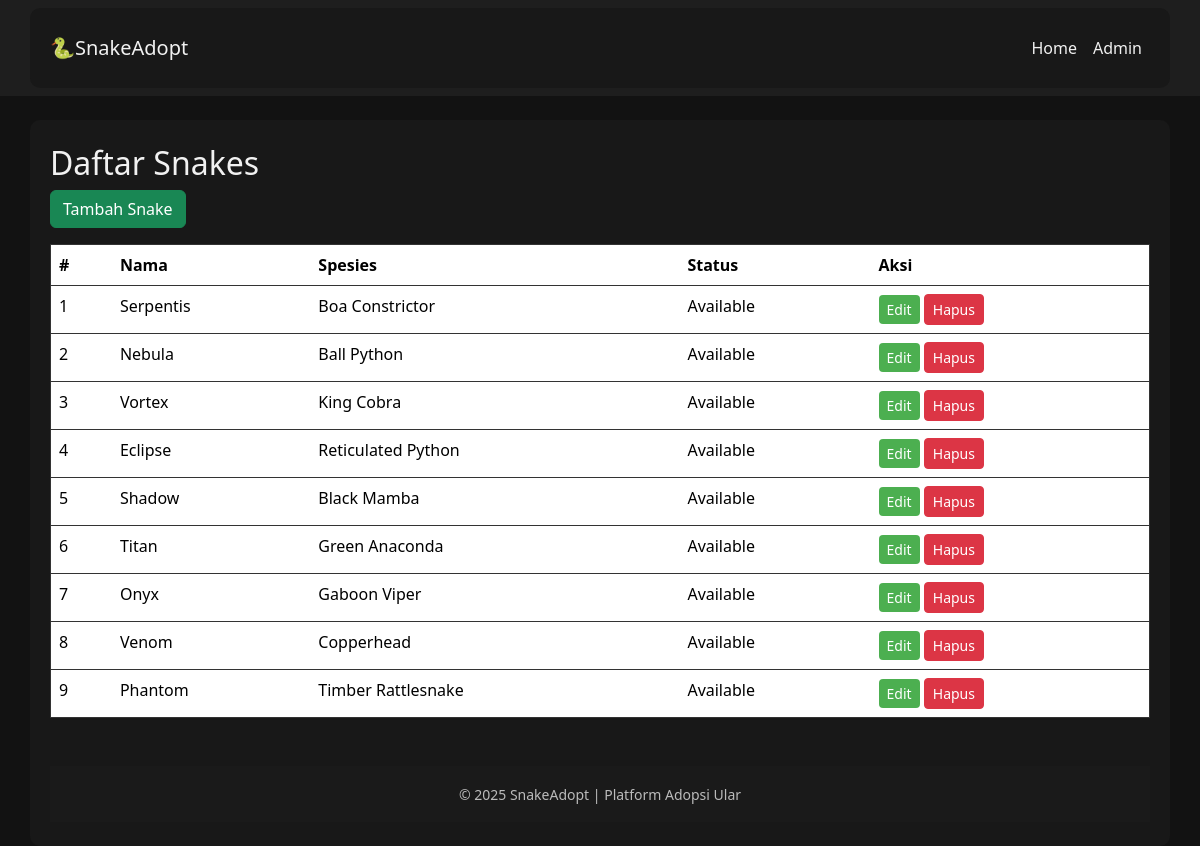
The app's page /snake-adopt/admin/snakes_list.php (signed in) with its own data.
### tables this page shows
CREATE TABLE snakes (
  id INT AUTO_INCREMENT PRIMARY KEY,
  name VARCHAR(100) NOT NULL,
  species VARCHAR(50) NOT NULL,
  age VARCHAR(50),
  gender ENUM('Male','Female','Unknown') DEFAULT 'Unknown',
  description TEXT,
  photo VARCHAR(255),  
  status ENUM('Available','Adopted') DEFAULT 'Available',
  created_at TIMESTAMP DEFAULT CURRENT_TIMESTAMP
);

### snake-adopt/admin/snakes_list.php (the view, shortened to what this page needs)
<?php
require '../config.php';
require '../header.php';
$snakes = $pdo->query("SELECT * FROM snakes ORDER BY created_at DESC")->fetchAll();
?>
<h2>Daftar Snakes</h2>
<a href="snakes_create.php" class="btn btn-success mb-3">Tambah Snake</a>
<table class="table">
  <thead>
    <tr>
      <th>#</th>
      <th>Nama</th>
      <th>Spesies</th>
      <th>Status</th>
      <th>Aksi</th>
    </tr>
  </thead>
  <tbody>
  <?php foreach($snakes as $snake): ?>
    <tr>
      <td><?= $snake['id'] ?></td>
      <td><?= htmlspecialchars($snake['name']) ?></td>
      <td><?= htmlspecialchars($snake['species']) ?></td>
      <td><?= htmlspecialchars($snake['status']) ?></td>
      <td>
        <a href="snakes_edit.php?id=<?= $snake['id'] ?>" class="btn btn-sm btn-primary">Edit</a>
        <a href="snakes_delete.php?id=<?= $snake['id'] ?>" class="btn btn-sm btn-danger"
           onclick="return confirm('Yakin mau hapus snake ini?')">Hapus</a>
      </td>
    </tr>
  <?php endforeach; ?>
  </tbody>
</table>
<?php require '../footer.php'; ?>

### snake-adopt/header.php (shortened to what this page needs)
<!doctype html>
<html lang="id">
<head>
  <link href="https://cdn.jsdelivr.net/npm/bootstrap@5.3.2/dist/css/bootstrap.min.css" rel="stylesheet">
</head>
<body>
<nav class="navbar navbar-expand-lg navbar-dark mb-4">
  <div class="container">
    <a class="navbar-brand" href="/snake-adopt/">🐍SnakeAdopt</a>
    <div class="collapse navbar-collapse" id="navbarNav">
      <ul class="navbar-nav ms-auto">
        <li class="nav-item"><a class="nav-link" href="/snake-adopt/">Home</a></li>
        <li class="nav-item"><a class="nav-link" href="/snake-adopt/login.php">Admin</a></li>
      </ul>
    </div>
  </div>
</nav>
<div class="container py-4">

### snake-adopt/footer.php (shortened to what this page needs)
<footer class="text-center mt-5 py-3" style="background-color:#1a1a1a; color:#bbb;">
  <small>© 2025 SnakeAdopt | Platform Adopsi Ular</small>
</footer>
</body>
</html>

### snake-adopt/header.php (style rules this page uses)
body { background-color: #121212; color: #f1f1f1; }
.navbar { background-color: #1e1e1e !important; }
.navbar a { color: #f1f1f1 !important; }
.container { background-color: #181818; border-radius: 10px; padding: 20px; }
.card, .table, .form-control { background-color: #1f1f1f !important; color: #f1f1f1 !important; border: 1px solid #333; }
.btn-primary { background-color: #4caf50; border: none; }
a { color: #90caf9; }
footer { background-color: #1a1a1a; color: #bbb; }

### records on screen
snakes: id "1", name "Serpentis", species "Boa Constrictor", status "Available"
snakes: id "2", name "Nebula", species "Ball Python", status "Available"
snakes: id "3", name "Vortex", species "King Cobra", status "Available"
snakes: id "4", name "Eclipse", species "Reticulated Python", status "Available"
snakes: id "5", name "Shadow", species "Black Mamba", status "Available"
snakes: id "6", name "Titan", species "Green Anaconda", status "Available"
snakes: id "7", name "Onyx", species "Gaboon Viper", status "Available"
snakes: id "8", name "Venom", species "Copperhead", status "Available"
snakes: id "9", name "Phantom", species "Timber Rattlesnake", status "Available"
